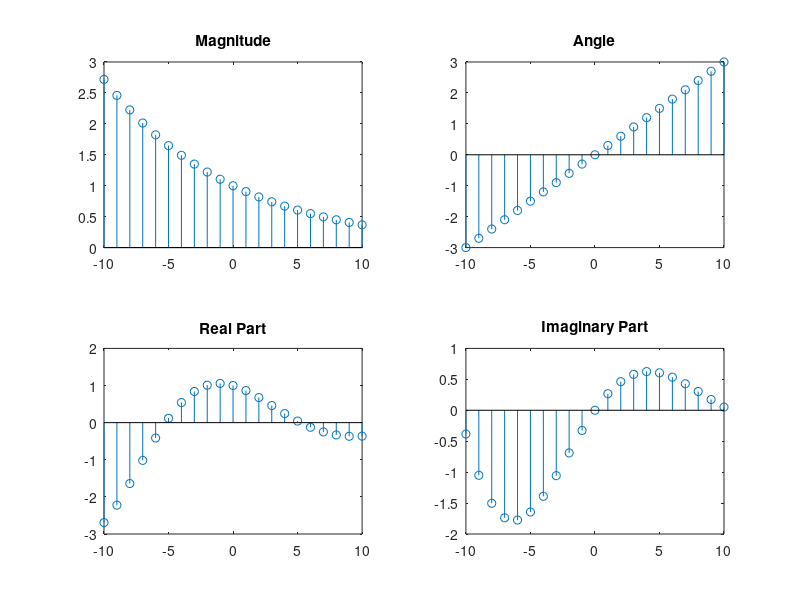

This chart was generated by the following MATLAB code:
n=-10:10;
X=exp((-0.1+0.3i)*n);
figure('Name','Question 8','NumberTitle','off');
subplot(2,2,1); stem(n,abs(X)); title('Magnitude')
subplot(2,2,2); stem(n,angle(X)); title('Angle')
subplot(2,2,3); stem(n,real(X)); title('Real Part')
subplot(2,2,4); stem(n,imag(X)); title('Imaginary Part')
